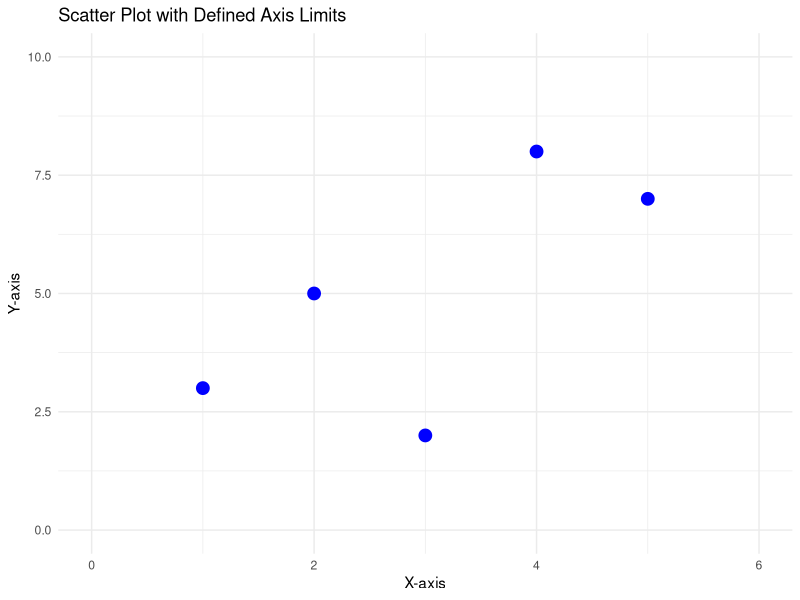

Write the R code that produced this figure.
# Load ggplot2 package
library(ggplot2)

# Sample data
df <- data.frame(
  x = c(1, 2, 3, 4, 5),
  y = c(3, 5, 2, 8, 7)
)

# Create scatter plot with defined x and y axis limits
ggplot(df, aes(x = x, y = y)) +
  geom_point(color = "blue", size = 4) +  # Scatter plot
  xlim(0, 6) +  # Set x-axis limits from 0 to 6
  ylim(0, 10) +  # Set y-axis limits from 0 to 10
  labs(title = "Scatter Plot with Defined Axis Limits",
       x = "X-axis", 
       y = "Y-axis") +
  theme_minimal()
